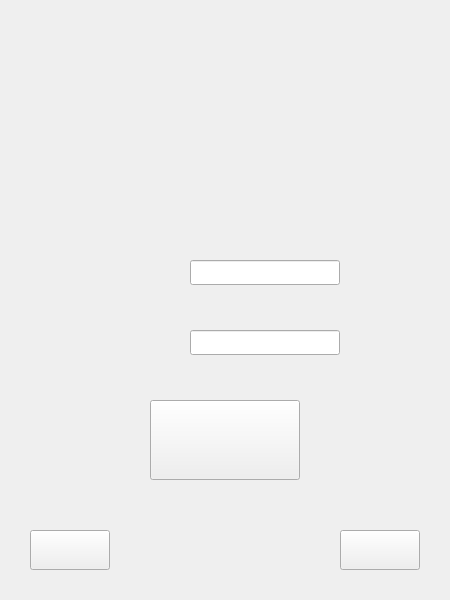
<?xml version="1.0" encoding="UTF-8"?>
<ui version="4.0">
 <class>Login</class>
 <widget class="QWidget" name="Login">
  <property name="geometry">
   <rect>
    <x>0</x>
    <y>0</y>
    <width>450</width>
    <height>600</height>
   </rect>
  </property>
  <property name="windowTitle">
   <string>Form</string>
  </property>
  <widget class="QLabel" name="label_account">
   <property name="geometry">
    <rect>
     <x>110</x>
     <y>260</y>
     <width>45</width>
     <height>25</height>
    </rect>
   </property>
   <property name="text">
    <string/>
   </property>
   <property name="pixmap">
    <pixmap resource="index.qrc">:/Login/src/ACCOUNT_W_45_25.png</pixmap>
   </property>
  </widget>
  <widget class="QLabel" name="label_code">
   <property name="geometry">
    <rect>
     <x>110</x>
     <y>330</y>
     <width>45</width>
     <height>25</height>
    </rect>
   </property>
   <property name="text">
    <string/>
   </property>
   <property name="pixmap">
    <pixmap resource="index.qrc">:/Login/src/CODE_W_45_25.png</pixmap>
   </property>
  </widget>
  <widget class="QLineEdit" name="lineEdit_account">
   <property name="geometry">
    <rect>
     <x>190</x>
     <y>260</y>
     <width>150</width>
     <height>25</height>
    </rect>
   </property>
   <property name="font">
    <font>
     <family>微软雅黑</family>
     <pointsize>11</pointsize>
     <weight>75</weight>
     <bold>true</bold>
    </font>
   </property>
   <property name="text">
    <string/>
   </property>
  </widget>
  <widget class="QLineEdit" name="lineEdit_code">
   <property name="geometry">
    <rect>
     <x>190</x>
     <y>330</y>
     <width>150</width>
     <height>25</height>
    </rect>
   </property>
   <property name="echoMode">
    <enum>QLineEdit::Password</enum>
   </property>
  </widget>
  <widget class="QPushButton" name="pushButton_login">
   <property name="geometry">
    <rect>
     <x>150</x>
     <y>400</y>
     <width>150</width>
     <height>80</height>
    </rect>
   </property>
   <property name="styleSheet">
    <string notr="true">QPushButton{border-image:url(:/Login/src/LOGIN_W.png)}
QPushButton:hover{border-image: url(:/Login/src/LOGIN_P.png)}
QPushButton:pressed{border-image:url(:/Login/src/LOGIN_C.png) }</string>
   </property>
   <property name="text">
    <string/>
   </property>
  </widget>
  <widget class="QPushButton" name="pushButton_register">
   <property name="geometry">
    <rect>
     <x>340</x>
     <y>530</y>
     <width>80</width>
     <height>40</height>
    </rect>
   </property>
   <property name="styleSheet">
    <string notr="true">QPushButton{border-image:url(:/Login/src/REGISTER_W.png)}
QPushButton:hover{border-image: url(:/Login/src/REGISTER_P.png)}
QPushButton:pressed{border-image:url(:/Login/src/REGISTER_C.png) }</string>
   </property>
   <property name="text">
    <string/>
   </property>
  </widget>
  <widget class="QPushButton" name="pushButton_return">
   <property name="geometry">
    <rect>
     <x>30</x>
     <y>530</y>
     <width>80</width>
     <height>40</height>
    </rect>
   </property>
   <property name="styleSheet">
    <string notr="true">QPushButton{border-image:url(:/Return/src/RETURN_W.png)}
QPushButton:hover{border-image:url(:/Return/src/RETURN_P.png) }
QPushButton:pressed{border-image: url(:/Return/src/RETURN_C.png)}</string>
   </property>
   <property name="text">
    <string/>
   </property>
  </widget>
 </widget>
 <resources>
  <include location="index.qrc"/>
 </resources>
 <connections/>
</ui>
